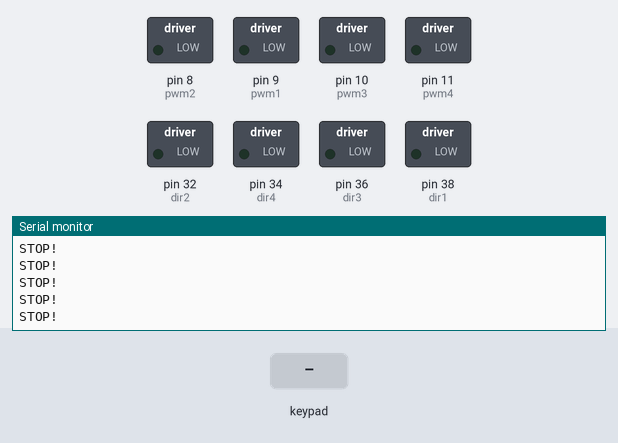
Simulated run of this sketch. Board: Arduino Mega 2560, built with avr-gcc and run on an emulated ATmega2560. On the bench: switched loads named in the sketch (green lamp = pin HIGH), the last lines printed to the serial monitor. The test bench sets the inputs (shaded band).

Above: at 1.2 s.
1.3 s: key 'U' pressed
At 1.35 s:
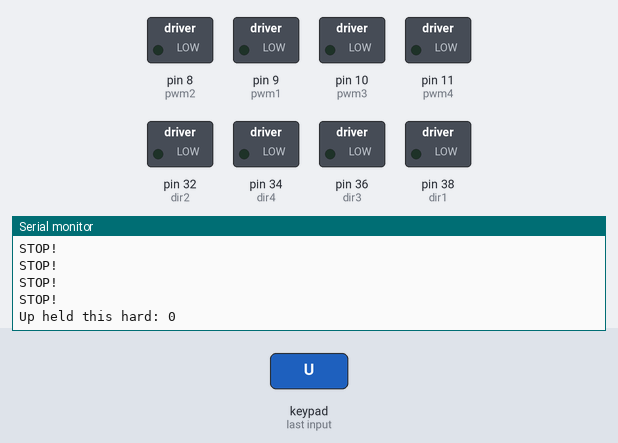
2.8 s: key 'D' pressed
At 2.83 s:
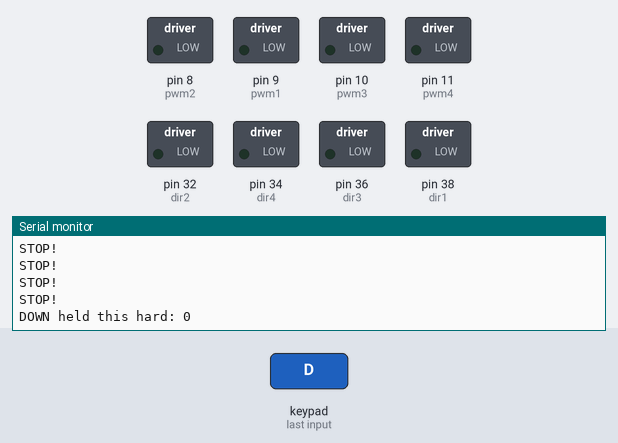
4.3 s: key 'L' pressed
At 4.36 s:
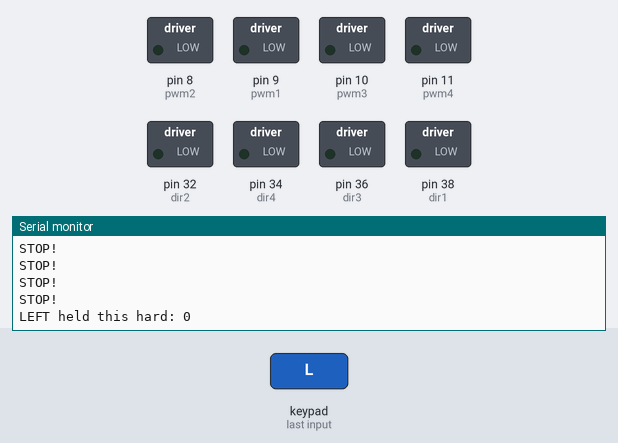

Measured:
- after the input at 1.3 s, the serial monitor: prints a new line at once (image 1)
- after the input at 2.8 s, the serial monitor: prints a new line at once (image 2)
- after the input at 4.3 s, the serial monitor: prints a new line after 0.05 s (image 3)

The sketch:

sketch_mar26a.ino
```cpp
#include <PS2X_lib.h>  //for v1.6

PS2X ps2x; // create PS2 Controller Class

//right now, the library does NOT support hot pluggable controllers, meaning
//you must always either restart your Arduino after you conect the controller,
//or call config_gamepad(pins) again after connecting the controller.
int error = 0;
byte type = 0;
byte vibrate = 0;

int mapped1, mapped2, mapped3, mapped4, mapped5, mapped6, mapped7, mapped8;

/*int dir1 = 40, dir2 = 38, dir3 = 36, dir4 = 34;
int pwm1 = 9, pwm2 = 10, pwm3 = 11 , pwm4 = 12;

*/int dir1 = 38, dir2 = 32, dir3 = 36, dir4 = 34;                                    //
int pwm1 = 9, pwm2 = 8, pwm3 = 10 , pwm4 = 11;

void setup()
{
  Serial.begin(9600);

  //CHANGES for v1.6 HERE!!! **************PAY ATTENTION*************

  //error = ps2x.config_gamepad(28, 24, 26, 22, false, false); //setup pins and settings:  GamePad(clock, command, attention, data, Pressures?, Rumble?) check for error

  error = ps2x.config_gamepad(23, 27, 25, 31, false, false); //setup pins and settings:  GamePad(clock, command, attention, data, Pressures?, Rumble?) check for error

  if (error == 0)
  {
    Serial.println("Found Controller, configured successful");
  }

  if (error != 0)         //skip loop if no controller found
  {
    //error = ps2x.config_gamepad(28, 24, 26, 22, false, false);     //2018PCB
    error = ps2x.config_gamepad(23, 27, 25, 31, false, false);       //2019PCB
  }

  type = ps2x.readType();
  switch (type)
  {
    case 0:
      Serial.println("Unknown Controller type");
      break;
    case 1:
      Serial.println("DualShock Controller Found");
      break;
    case 2:
      Serial.println("GuitarHero Controller Found");
      break;
  }
  pinMode(pwm1, OUTPUT);
  pinMode(dir1, OUTPUT);
  pinMode(pwm2, OUTPUT);
  pinMode(dir2, OUTPUT);
  pinMode(pwm3, OUTPUT);
  pinMode(dir3, OUTPUT);
  pinMode(pwm4, OUTPUT);
  pinMode(dir4, OUTPUT);
  analogWrite(pwm1, 0);
  analogWrite(pwm2, 0);
  analogWrite(pwm3, 0);
  analogWrite(pwm4, 0);
}
void loop() {
  /*
    if you don't enable the rumble, use ps2x.read_gamepad(); with no values
    you should call this at least once a second
  */

  //  ps2x.read_gamepad();
//  ps2x.reconfig_gamepad();

  if (error == 1) //skip loop if no controller found
    return;
  //  ps2x.read_gamepad();

  else
  { //DualShock Controller

    ps2x.read_gamepad(false, vibrate);          //read controller and set large motor to spin at 'vibrate' speed

    ps2x.read_gamepad();
//    ps2x.reconfig_gamepad();

    if (ps2x.Button(PSB_START))                  //will be TRUE as long as button is pressed
      Serial.println("Start is being held");
    if (ps2x.Button(PSB_SELECT))
      Serial.println("Select is being held");


    if (ps2x.Button(PSB_PAD_UP)) {        //will be TRUE as long as button is pressed
      Serial.print("Up held this hard: ");
      Serial.println(ps2x.Analog(PSAB_PAD_UP), DEC);
    }
    if (ps2x.Button(PSB_PAD_RIGHT)) {
      Serial.print("Right held this hard: ");
      Serial.println(ps2x.Analog(PSAB_PAD_RIGHT), DEC);
    }
    if (ps2x.Button(PSB_PAD_LEFT)) {
      Serial.print("LEFT held this hard: ");
      Serial.println(ps2x.Analog(PSAB_PAD_LEFT), DEC);
    }
    if (ps2x.Button(PSB_PAD_DOWN)) {
      Serial.print("DOWN held this hard: ");
      Serial.println(ps2x.Analog(PSAB_PAD_DOWN), DEC);
    }


    vibrate = ps2x.Analog(PSAB_BLUE);        //this will set the large motor vibrate speed based on
    //how hard you press the blue (X) button

/*    if (ps2x.NewButtonState())               //will be TRUE if any button changes state (on to off, or off to on)
    {

      if (ps2x.Button(PSB_L3))
        Serial.println("L3 pressed");
      if (ps2x.Button(PSB_R3))
        Serial.println("R3 pressed");
      if (ps2x.Button(PSB_L2))
        Serial.println("L2 pressed");
      if (ps2x.Button(PSB_R2))
        Serial.println("R2 pressed");
      if (ps2x.Button(PSB_GREEN))
        Serial.println("Triangle pressed");
    }

    if (ps2x.ButtonPressed(PSB_RED))            //will be TRUE if button was JUST pressed
      Serial.println("Circle just pressed");

    if (ps2x.ButtonReleased(PSB_PINK))            //will be TRUE if button was JUST released
      Serial.println("Square just released");

    if (ps2x.NewButtonState(PSB_BLUE))           //will be TRUE if button was JUST pressed OR released
      Serial.println("X just changed");
*/
    //    if (ps2x.Button(PSB_L1) || ps2x.Button(PSB_R1)) // print stick values if either is TRUE

    if (1 == 1)
    {
      mapped1 = map(ps2x.Analog(PSS_LY), 120, 0 , 0, 100);
      mapped2 = map(ps2x.Analog(PSS_LY), 140, 255 , 0, 100);
      mapped3 = map(ps2x.Analog(PSS_RX), 120, 0 , 0, 100);
      mapped4 = map(ps2x.Analog(PSS_RX), 140, 255 , 0, 100);

      /*mapped5 = map(ps2x.Analog(PSS_RY), 120, 0 , 0, 140);
        mapped6 = map(ps2x.Analog(PSS_RY), 140, 255 , 0, 140);
        mapped7 = map(ps2x.Analog(PSS_RX), 120, 0 , 0, 140);
        mapped8 = map(ps2x.Analog(PSS_RX), 140, 255 , 0, 140);*/

      if (ps2x.Analog(PSS_LY) <= 120)
      {
        Serial.print("MOVING FORWARD");
        Serial.print("PWM is");
        Serial.println(mapped1);
        forward();
        analogWrite(pwm1, mapped1);
        analogWrite(pwm2, mapped1);
        analogWrite(pwm3, mapped1);
        analogWrite(pwm4, mapped1);

      }
      if (ps2x.Analog(PSS_LY) >= 140)
      {
        Serial.print("MOVING BACKWARD");
        Serial.print("PWM is");
        Serial.println(mapped2);
        backward();
        analogWrite(pwm1, mapped2);
        analogWrite(pwm2, mapped2);
        analogWrite(pwm3, mapped2);
        analogWrite(pwm4, mapped2);
      }
      if (ps2x.Analog(PSS_RX) <= 120)
      {
        Serial.print("MOVING LEFT");
        Serial.print("PWM is");
        Serial.println(mapped3);
        left();
        analogWrite(pwm1, mapped3);
        analogWrite(pwm2, mapped3);
        analogWrite(pwm3, mapped3);
        analogWrite(pwm4, mapped3);
      }
      if (ps2x.Analog(PSS_RX) >= 140)
      {
        Serial.print("MOVING RIGHT");
        Serial.print("PWM is");
        Serial.println(mapped4);
        right();
        analogWrite(pwm1, mapped4);
        analogWrite(pwm2, mapped4);
        analogWrite(pwm3, mapped4);
        analogWrite(pwm4, mapped4);
      }
      if ((ps2x.Analog(PSS_LY) > 120) && (ps2x.Analog(PSS_LY) < 140) && (ps2x.Analog(PSS_RX) > 120) && (ps2x.Analog(PSS_RX) < 140))
      {
        Serial.println("STOP!");
        analogWrite(pwm1, 0);
        analogWrite(pwm2, 0);
        analogWrite(pwm3, 0);
        analogWrite(pwm4, 0);
      }
    }
  }

  delay(50);
}
void forward()
{
  digitalWrite(dir1, LOW);
  digitalWrite(dir2, LOW);
  digitalWrite(dir3, HIGH);
  digitalWrite(dir4, HIGH);
}
void backward()
{
  digitalWrite(dir1, HIGH);
  digitalWrite(dir2, HIGH);
  digitalWrite(dir3, LOW);
  digitalWrite(dir4, LOW);
}
void left()
{
  digitalWrite(dir1, LOW);
    digitalWrite(dir2, HIGH);
  digitalWrite(dir3, HIGH);
  digitalWrite(dir4, LOW);
}
void right()
{
   digitalWrite(dir1, HIGH);
    digitalWrite(dir2, LOW);
  digitalWrite(dir3, LOW);
  digitalWrite(dir4, HIGH);
}
void diagonal_R()
{
  //digitalWrite(dir1, LOW);
  digitalWrite(dir2, HIGH);
  //digitalWrite(dir3, LOW);
  digitalWrite(dir4, LOW);

}
void diagonal_L()
{
  digitalWrite(dir1, HIGH);
  //digitalWrite(dir2, HIGH);
  digitalWrite(dir3, LOW);
 //digitalWrite(dir4, HIGH);
}
void clockwise()
{
  digitalWrite(dir1, HIGH);
  digitalWrite(dir2, HIGH);
  digitalWrite(dir3, LOW);
  digitalWrite(dir4, LOW);
}
void anticlockwise()
{
  digitalWrite(dir1, LOW);
  digitalWrite(dir2, LOW);
  digitalWrite(dir3, HIGH);
  digitalWrite(dir4, HIGH);
}
```
